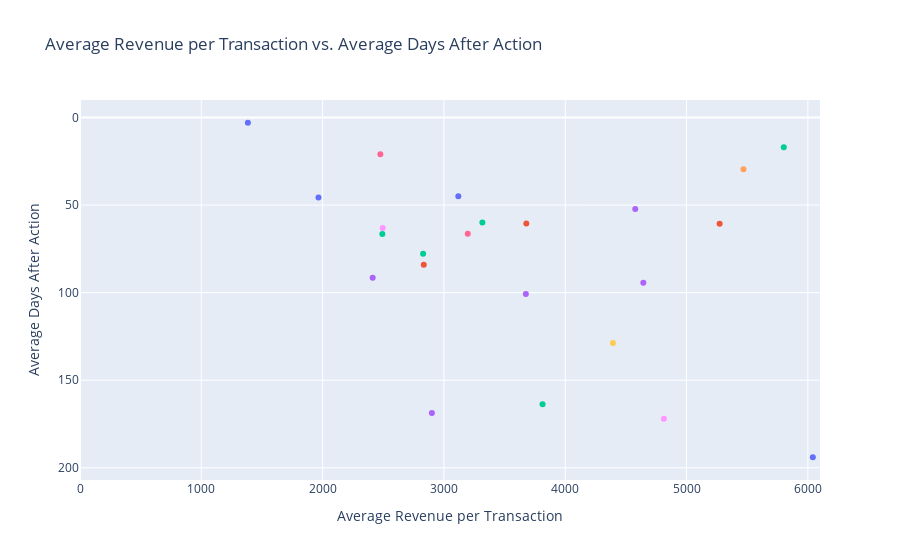

Notebook source saved alongside this figure:
### Code cell
import plotly.express as px

# Create a new column for combined labels
final_summary['label'] = final_summary['action_label'] + ' (' + final_summary['action_universe'] + ')'

# Create the scatter plot
fig = px.scatter(
    final_summary,
    x='average_revenue_per_transaction_avg',
    y='average_days_after_action_avg',
    color='action_label',
    hover_data={'label': True},
    labels={
        'average_revenue_per_transaction_avg': 'Average Revenue per Transaction',
        'average_days_after_action_avg': 'Average Days After Action'
    },
    title='Average Revenue per Transaction vs. Average Days After Action'
)

# Invert the y-axis
fig.update_yaxes(autorange='reversed', range=[75, 0])

# Limit the x-axis
fig.update_xaxes(range=[0, 6100])

# Remove the legend
fig.update_layout(showlegend=False)

# Show the plot
fig.show()

### Figure 1 — Plotly figure (JSON) as saved in the notebook; plotly's stock layout.template omitted (floating-point values rounded to 4 significant figures)
{"data": [{"customdata": [["Back-to-School Promotion (Women's Fashion)"]], "hovertemplate": "action_label=Back-to-School Promotion<br>Average Revenue per Transaction=%{x}<br>Average Days After Action=%{y}<br>label=%{customdata[0]}<extra></extra>", "legendgroup": "Back-to-School Promotion", "marker": {"color": "#636efa", "symbol": "circle"}, "mode": "markers", "name": "Back-to-School Promotion", "orientation": "v", "showlegend": true, "type": "scatter", "x": [1966.0], "xaxis": "x", "y": [45.67], "yaxis": "y"}, {"customdata": [["Business Engagement (Men's Fashion)"], ["Business Engagement (Women's Fashion)"]], "hovertemplate": "action_label=Business Engagement<br>Average Revenue per Transaction=%{x}<br>Average Days After Action=%{y}<br>label=%{customdata[0]}<extra></extra>", "legendgroup": "Business Engagement", "marker": {"color": "#EF553B", "symbol": "circle"}, "mode": "markers", "name": "Business Engagement", "orientation": "v", "showlegend": true, "type": "scatter", "x": [2834.0, 5273.0], "xaxis": "x", "y": [84.03, 60.62], "yaxis": "y"}, {"customdata": [["Exclusive Client Days (Men's Fashion)"], ["Exclusive Client Days (Women's Fashion)"]], "hovertemplate": "action_label=Exclusive Client Days<br>Average Revenue per Transaction=%{x}<br>Average Days After Action=%{y}<br>label=%{customdata[0]}<extra></extra>", "legendgroup": "Exclusive Client Days", "marker": {"color": "#00cc96", "symbol": "circle"}, "mode": "markers", "name": "Exclusive Client Days", "orientation": "v", "showlegend": true, "type": "scatter", "x": [5802.0, 3813.0], "xaxis": "x", "y": [17, 163.7], "yaxis": "y"}, {"customdata": [["Exclusive Offer (Infant and Toddler)"], ["Exclusive Offer (Men's Fashion)"], ["Exclusive Offer (Timepieces and Jewelry)"], ["Exclusive Offer (Women's Fashion)"]], "hovertemplate": "action_label=Exclusive Offer<br>Average Revenue per Transaction=%{x}<br>Average Days After Action=%{y}<br>label=%{customdata[0]}<extra></extra>", "legendgroup": "Exclusive Offer", "marker": {"color": "#ab63fa", "symbol": "circle"}, "mode": "markers", "name": "Exclusive Offer", "orientation": "v", "showlegend": true, "type": "scatter", "x": [2413.0, 2901.0, 4644.0, 3675.0], "xaxis": "x", "y": [91.49, 168.7, 94.31, 100.7], "yaxis": "y"}, {"customdata": [["Exclusive Preview (Women's Fashion)"]], "hovertemplate": "action_label=Exclusive Preview<br>Average Revenue per Transaction=%{x}<br>Average Days After Action=%{y}<br>label=%{customdata[0]}<extra></extra>", "legendgroup": "Exclusive Preview", "marker": {"color": "#FFA15A", "symbol": "circle"}, "mode": "markers", "name": "Exclusive Preview", "orientation": "v", "showlegend": true, "type": "scatter", "x": [5469.0], "xaxis": "x", "y": [29.6], "yaxis": "y"}, {"customdata": [["Fur Collection Rotation (Women's Fashion)"]], "hovertemplate": "action_label=Fur Collection Rotation<br>Average Revenue per Transaction=%{x}<br>Average Days After Action=%{y}<br>label=%{customdata[0]}<extra></extra>", "legendgroup": "Fur Collection Rotation", "marker": {"color": "#19d3f3", "symbol": "circle"}, "mode": "markers", "name": "Fur Collection Rotation", "orientation": "v", "showlegend": true, "type": "scatter", "x": [18033], "xaxis": "x", "y": [48], "yaxis": "y"}, {"customdata": [["Holiday Celebration (Infant and Toddler)"], ["Holiday Celebration (Women's Fashion)"]], "hovertemplate": "action_label=Holiday Celebration<br>Average Revenue per Transaction=%{x}<br>Average Days After Action=%{y}<br>label=%{customdata[0]}<extra></extra>", "legendgroup": "Holiday Celebration", "marker": {"color": "#FF6692", "symbol": "circle"}, "mode": "markers", "name": "Holiday Celebration", "orientation": "v", "showlegend": true, "type": "scatter", "x": [2476.0, 3196.0], "xaxis": "x", "y": [21.02, 66.34], "yaxis": "y"}, {"customdata": [["Live Presentation (Women's Fashion)"]], "hovertemplate": "action_label=Live Presentation<br>Average Revenue per Transaction=%{x}<br>Average Days After Action=%{y}<br>label=%{customdata[0]}<extra></extra>", "legendgroup": "Live Presentation", "marker": {"color": "#B6E880", "symbol": "circle"}, "mode": "markers", "name": "Live Presentation", "orientation": "v", "showlegend": true, "type": "scatter", "x": [7179.0], "xaxis": "x", "y": [41], "yaxis": "y"}, {"customdata": [["Lunar New Year Celebration (Men's Fashion)"], ["Lunar New Year Celebration (Women's Fashion)"]], "hovertemplate": "action_label=Lunar New Year Celebration<br>Average Revenue per Transaction=%{x}<br>Average Days After Action=%{y}<br>label=%{customdata[0]}<extra></extra>", "legendgroup": "Lunar New Year Celebration", "marker": {"color": "#FF97FF", "symbol": "circle"}, "mode": "markers", "name": "Lunar New Year Celebration", "orientation": "v", "showlegend": true, "type": "scatter", "x": [4813, 2495.0], "xaxis": "x", "y": [172, 63.05], "yaxis": "y"}, {"customdata": [["Luxurious Fur Showcase (Women's Fashion)"]], "hovertemplate": "action_label=Luxurious Fur Showcase<br>Average Revenue per Transaction=%{x}<br>Average Days After Action=%{y}<br>label=%{customdata[0]}<extra></extra>", "legendgroup": "Luxurious Fur Showcase", "marker": {"color": "#FECB52", "symbol": "circle"}, "mode": "markers", "name": "Luxurious Fur Showcase", "orientation": "v", "showlegend": true, "type": "scatter", "x": [4393], "xaxis": "x", "y": [128.8], "yaxis": "y"}, {"customdata": [["Miscellaneous Social Gathering (Infant and Toddler)"], ["Miscellaneous Social Gathering (Men's Fashion)"], ["Miscellaneous Social Gathering (Women's Fashion)"]], "hovertemplate": "action_label=Miscellaneous Social Gathering<br>Average Revenue per Transaction=%{x}<br>Average Days After Action=%{y}<br>label=%{customdata[0]}<extra></extra>", "legendgroup": "Miscellaneous Social Gathering", "marker": {"color": "#636efa", "symbol": "circle"}, "mode": "markers", "name": "Miscellaneous Social Gathering", "orientation": "v", "showlegend": true, "type": "scatter", "x": [1384, 6041, 3119.0], "xaxis": "x", "y": [3, 194, 44.94], "yaxis": "y"}, {"customdata": [["Outdoor Event (Women's Fashion)"]], "hovertemplate": "action_label=Outdoor Event<br>Average Revenue per Transaction=%{x}<br>Average Days After Action=%{y}<br>label=%{customdata[0]}<extra></extra>", "legendgroup": "Outdoor Event", "marker": {"color": "#EF553B", "symbol": "circle"}, "mode": "markers", "name": "Outdoor Event", "orientation": "v", "showlegend": true, "type": "scatter", "x": [3679.0], "xaxis": "x", "y": [60.55], "yaxis": "y"}, {"customdata": [["Social Gathering (Men's Fashion)"], ["Social Gathering (Timepieces and Jewelry)"], ["Social Gathering (Women's Fashion)"]], "hovertemplate": "action_label=Social Gathering<br>Average Revenue per Transaction=%{x}<br>Average Days After Action=%{y}<br>label=%{customdata[0]}<extra></extra>", "legendgroup": "Social Gathering", "marker": {"color": "#00cc96", "symbol": "circle"}, "mode": "markers", "name": "Social Gathering", "orientation": "v", "showlegend": true, "type": "scatter", "x": [2492.0, 2828.0, 3317.0], "xaxis": "x", "y": [66.48, 77.87, 59.93], "yaxis": "y"}, {"customdata": [["Trunk Show Event (Women's Fashion)"]], "hovertemplate": "action_label=Trunk Show Event<br>Average Revenue per Transaction=%{x}<br>Average Days After Action=%{y}<br>label=%{customdata[0]}<extra></extra>", "legendgroup": "Trunk Show Event", "marker": {"color": "#ab63fa", "symbol": "circle"}, "mode": "markers", "name": "Trunk Show Event", "orientation": "v", "showlegend": true, "type": "scatter", "x": [4577.0], "xaxis": "x", "y": [52.2], "yaxis": "y"}], "layout": {"legend": {"title": {"text": "action_label"}, "tracegroupgap": 0}, "showlegend": false, "title": {"text": "Average Revenue per Transaction vs. Average Days After Action"}, "xaxis": {"anchor": "y", "domain": [0, 1], "range": [0, 6100], "title": {"text": "Average Revenue per Transaction"}}, "yaxis": {"anchor": "x", "autorange": "reversed", "domain": [0, 1], "range": [75, 0], "title": {"text": "Average Days After Action"}}}}
